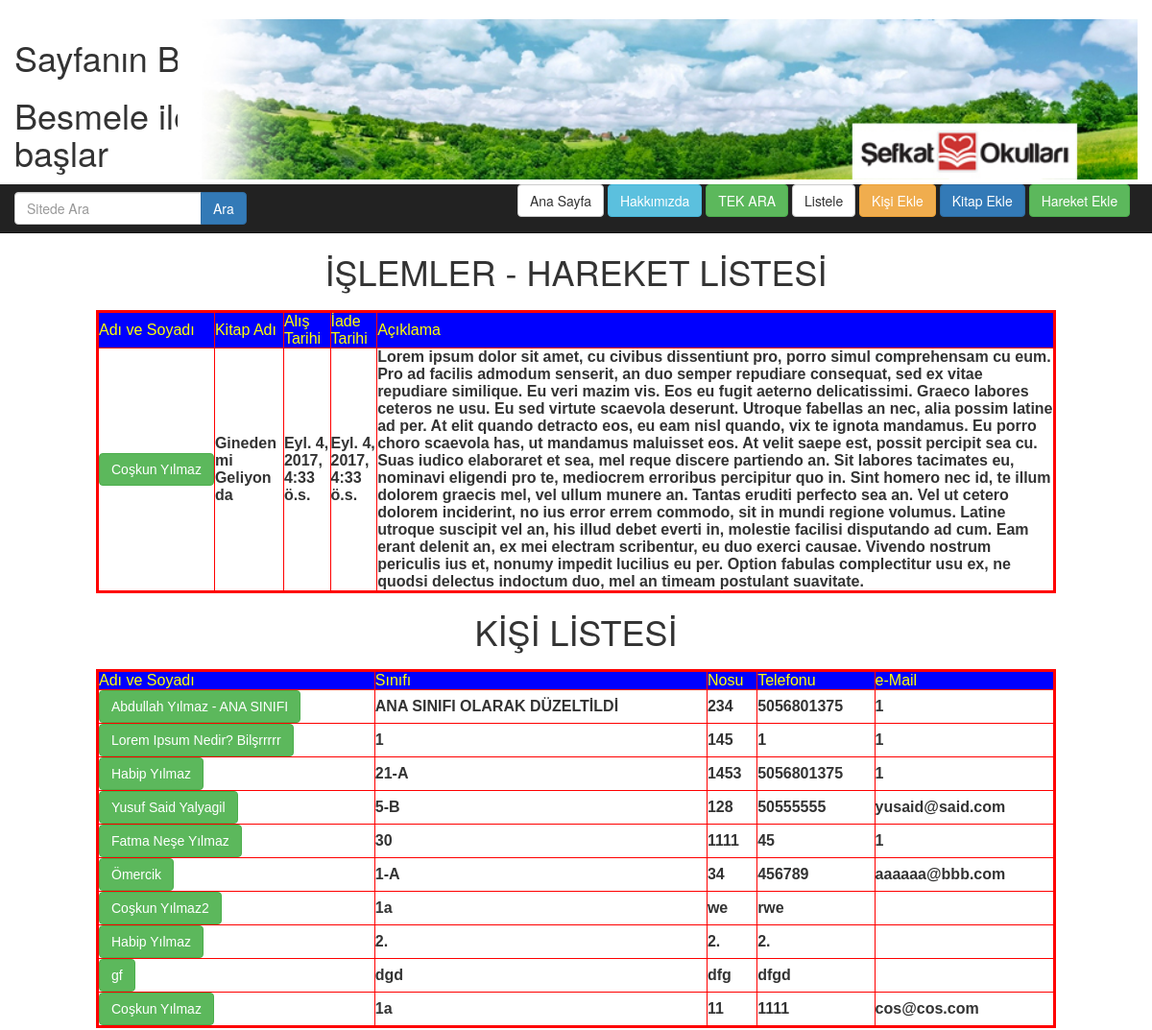
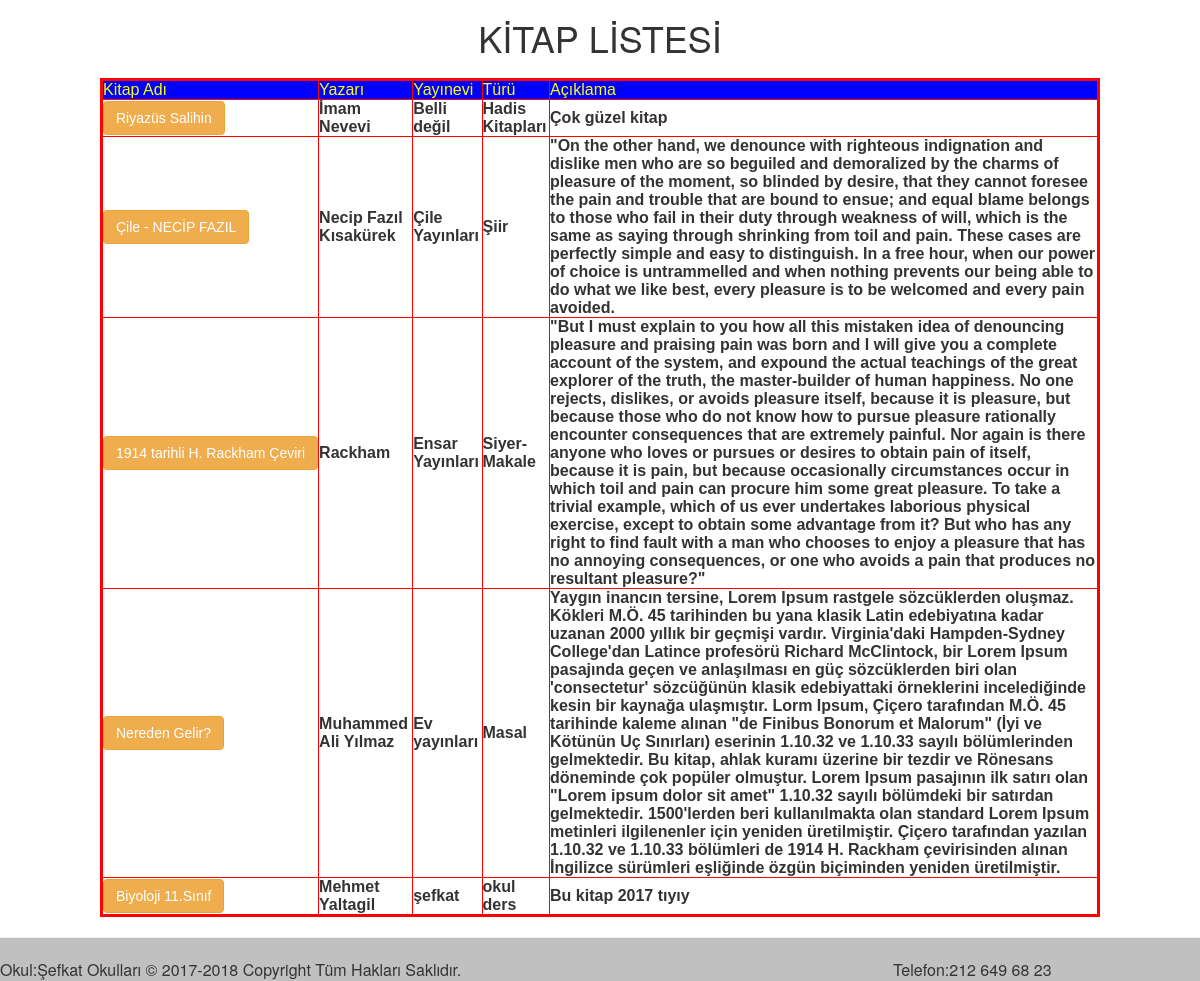
The page /liste/ on the database its author committed (2 pictures, top to bottom).
### post/models.py (models this page shows, shortened)
class Hareketler(models.Model):
    adsoyad = models.CharField(max_length=60, verbose_name='Adı Soyadı')
    kitapadi = models.CharField(max_length=60, verbose_name='Kitap Adı')
    alistarihi = models.DateTimeField(verbose_name="Alış Tarihi", auto_now_add=False)
    verilistarihi =  models.DateTimeField(verbose_name="Veriliş Tarihi", auto_now_add=False)
    aciklama = models.TextField(verbose_name='Açıklama')
    slug = models.SlugField(unique=True, editable=False, max_length=70)
    class Meta:                           # Adminde Hareketlers yerine Hareketler gözükür
        verbose_name_plural = 'Hareketler'

class Kisiler(models.Model):
    adsoyad = models.CharField(max_length=60, verbose_name='Adı ve Soyadı')
    sinifi = models.CharField(max_length=60, verbose_name='Sınıfı')
    nosu = models.CharField(max_length=60, verbose_name='Nosu')
    telefonu = models.CharField(max_length=60, verbose_name='Telefonu')
    email = models.EmailField(verbose_name='e-Mail')
    aciklama  = models.TextField(verbose_name='Açıklama')
    slug = models.SlugField(unique=True, editable=False, max_length=70)
    class Meta:                                       # Adminde Kisilers yerine Kişiler gözükür
        verbose_name_plural = 'Kişiler'

class Kitaplar(models.Model):
    kitapadi = models.CharField(max_length=60, verbose_name='Kitap Adı')
    yazari = models.CharField(max_length=60, verbose_name='Yazarı')
    yayinevi = models.CharField(max_length=60, verbose_name='Yayinevi')
    turu = models.CharField(max_length=60, verbose_name='Türü')
    aciklama  = models.TextField(verbose_name='Açıklama')
    slug = models.SlugField(unique=True, editable=False, max_length=70)
    class Meta:                           # Adminde Kitaplars yerine Kitaplar gözükür
        verbose_name_plural = 'Kitaplar'

### post/views.py (the view)
# urls.py: url(r'^liste/$', liste, name="liste"),
def liste(request):
    kisi_liste = Kisiler.objects.all()
    kitap_liste = Kitaplar.objects.all()
    hareket_liste = Hareketler.objects.all()
    return render(request, 'liste.html', locals())

### templates/liste.html (shortened to what this page needs)
{% extends 'header.html' %}
{% block orta %}
<div align="center"><h1>   İŞLEMLER - HAREKET LİSTESİ</h1></div>
<table  border="3" width="1000" align="center" cellpadding="4" cellspacing="6"  bgcolor="#FFFF99" align="left"
        bordercolor=red style="font-family: arial;">
    <h1>
        <tr>
        <td align="left" bgcolor=blue color="green" style="color:yellow">Adı ve Soyadı</td>
        <td align="left" bgcolor=blue color="green" style="color:yellow">Kitap Adı</td>
        <td align="left" bgcolor=blue color="green" style="color:yellow">Alış Tarihi</td>
        <td align="left" bgcolor=blue color="green" style="color:yellow">İade Tarihi</td>
        <td align="left" bgcolor=blue color="green" style="color:yellow">Açıklama</td>
        </tr>
    </h1>
    {% for hareket in hareket_liste %}
      <tr>
        <th><a href="{% url 'hareket_incele' slug=hareket.slug %}" class="btn btn-success" role="button">{{ hareket.adsoyad }}</a></th>
        <th align="left"> {{ hareket.kitapadi }}</a></th>
        <th align="left"> {{ hareket.alistarihi }}</th>
        <th align="left"> {{ hareket.verilistarihi }}</th>
        <th align="left"> {{ hareket.aciklama }}</th>
      </tr>
    {% endfor %}
</table>
<div align="center"><h1> KİŞİ LİSTESİ</h1></div>
<table  border="3" width="1000" align="center" cellpadding="4" cellspacing="6"  bgcolor="#FFFF99" align="left"
        bordercolor=red style="font-family: arial;">
    <h1>
        <tr>
        <td align="left" bgcolor=blue color="green" style="color:yellow">Adı ve Soyadı</td>
        <td align="left" bgcolor=blue color="green" style="color:yellow">Sınıfı</td>
        <td align="left" bgcolor=blue color="green" style="color:yellow">Nosu</td>
        <td align="left" bgcolor=blue color="green" style="color:yellow">Telefonu</td>
        <td align="left" bgcolor=blue color="green" style="color:yellow">e-Mail</td>
        </tr>
    </h1>
    {% for kisi in kisi_liste %}
      <tr>
        <th><a href="{% url 'kisi_incele' slug=kisi.slug %}" class="btn btn-success" role="button">{{ kisi.adsoyad }}</a></th>
        <th align="left"> {{ kisi.sinifi }}</a></th>
        <th align="left"> {{ kisi.nosu }}</th>
        <th align="left"> {{ kisi.telefonu }}</th>
        <th align="left"> {{ kisi.email }}</th>
      </tr>
    {% endfor %}
</table>
<div align="center"><h1>KİTAP LİSTESİ </h1></div>
<table  border="3" width="1000" align="center" cellpadding="4" cellspacing="6"  bgcolor="#FFFF99" align="left"
        bordercolor=red style="font-family: arial;">
    <h1>
        <tr>
        <td align="left" bgcolor=blue color="green" style="color:yellow">Kitap Adı</td>
        <td align="left" bgcolor=blue color="green" style="color:yellow">Yazarı</td>
        <td align="left" bgcolor=blue color="green" style="color:yellow">Yayınevi</td>
        <td align="left" bgcolor=blue color="green" style="color:yellow">Türü</td>
        <td align="left" bgcolor=blue color="green" style="color:yellow">Açıklama</td>
        </tr>
    </h1>
    {% for kitap in kitap_liste %}
      <tr>
        <th><a href="{% url 'kitap_incele' slug=kitap.slug %}" class="btn btn-warning" role="button">{{ kitap.kitapadi }}</a></th>
        <th align="left"> {{ kitap.yazari }}</th>
        <th align="left"> {{ kitap.yayinevi }}</th>
        <th align="left"> {{ kitap.turu }}</th>
        <th align="left"> {{ kitap.aciklama }}</th>
      </tr>
    {% endfor %}
</table>
{% endblock orta %}

### templates/header.html (shortened to what this page needs)
﻿{% load static %}
<!DOCTYPE html>
<html lang="en">
<head>
    <link rel="stylesheet" href="{% static 'css/bootstrap.min.css' %}">
    <link rel="stylesheet" href="{% static 'css/style.css' %}">
</head>
<body>
    <div class="container-fluid">
       <div class="row" style="margin-bottom: 5px;">
           <div class="col-md-3 " style=" height: 167px;"><h1>Sayfan<span lang="tr">ın</span> Ba<span lang="tr">şı,</span> </h1>
			   <h1>Besmele ile ba<span lang="tr">şlar</span></h1></div>
           <div class="col-md-9 " style=" height: 167px;">
			   <img src="../static/ust-banner.jpg" alt="Mountain View" height="167" width="1000" style="float: right"/></div>
       </div>
    </div>
<nav class="navbar navbar-inverse navbar-static-top">
    <div class="container-abc"  align="right">
            <form class="navbar-form navbar-left" role="search" method="GET" action="{% url 'tekara' %}">
                <div class="input-group">
                    <input class="form-control" type="text" name="q" placeholder="Sitede Ara" value="{{request.GET.q}}" >
                    <span class="input-group-btn">
                        <input class="btn btn-primary" type="submit" value="Ara">
                    </span>
                </div>
            </form>
    </div>
    <div class="container-fluid"  align="right">
        <a href="{% url 'home' %}" class="btn btn-default" role="button">Ana Sayfa </a>
        <a href="{% url 'hakkimizda' %}" class="btn btn-info" role="button">Hakk<span lang="tr">ımızda</span> </a>
        <a href="{% url 'tekara' %}" class="btn btn-success" role="button">TEK ARA</a>
        <a href="{% url 'liste' %}" class="btn btn-default" role="button">Listele </a>
        <a href="{% url 'kisi_ekle' %}" class="btn btn-warning" role="button">Ki<span lang="tr">şi</span> Ekle</a>
        <a href="{% url 'kitap_ekle' %}" class="btn btn-primary" role="button">Kitap Ekle</a>
        <a href="{% url 'hareket_ekle' %}" class="btn btn-success" role="button">Hareket Ekle</a>
   </div>
</nav>
        {% block orta %}
        {% endblock orta %}
{% include 'footer.html' %}
</body>
</html>

### templates/footer.html
<div style="background-color: #C0C0C0">
<hr>
<table style="width:100%">
  <tr>
    <td>Okul:Şefkat Okulları © 2017-2018 Copyright Tüm Hakları Saklıdır. </td>
   <td>Telefon:212 649 68 23</td>
  </tr>
</table>
</div>

### static/css/style.css (style rules this page uses)
table, th, td { border: 1px solid black; }

### rows shown on the page
Hareketler: adsoyad "Coşkun Yılmaz", kitapadi "Gineden mi Geliyon da", alistarihi "Eyl. 4, 2017, 4:33 ö.s.", verilistarihi "Eyl. 4, 2017, 4:33 ö.s.", aciklama "Lorem ipsum dolor sit amet, cu civibus dissentiunt pro, porro simul comprehensam cu eum. Pro ad facilis admodum senserit, an duo semper repudiare consequat, sed ex vitae repudiare similique. Eu veri mazim vis. Eos eu fugit aeterno delicatissimi. Graeco labores ceteros ne usu. Eu sed virtute scaevola deserunt. Utroque fabellas an nec, alia possim latine ad per. At elit quando detracto eos, eu eam nisl quando, vix te ignota mandamus. Eu porro choro scaevola has, ut mandamus maluisset eos. At velit saepe est, possit percipit sea cu. Suas iudico elaboraret et sea, mel reque discere partiendo an. Sit labores tacimates eu, nominavi eligendi pro te, mediocrem erroribus percipitur quo in. Sint…"
Kisiler: adsoyad "Abdullah Yılmaz - ANA SINIFI", sinifi "ANA SINIFI OLARAK DÜZELTİLDİ", nosu "234", telefonu "5056801375", email "1"
Kisiler: adsoyad "Lorem Ipsum Nedir? Bilşrrrrr", sinifi "1", nosu "145", telefonu "1", email "1"
Kisiler: adsoyad "Habip Yılmaz", sinifi "21-A", nosu "1453", telefonu "5056801375", email "1"
Kisiler: adsoyad "Yusuf Said Yalyagil", sinifi "5-B", nosu "128", telefonu "50555555", email "yusaid@said.com"
Kisiler: adsoyad "Fatma Neşe Yılmaz", sinifi "30", nosu "1111", telefonu "45", email "1"
Kisiler: adsoyad "Ömercik", sinifi "1-A", nosu "34", telefonu "456789", email "aaaaaa@bbb.com"
Kisiler: adsoyad "Coşkun Yılmaz2", sinifi "1a", nosu "we", telefonu "rwe"
Kisiler: adsoyad "Habip Yılmaz", sinifi "2.", nosu "2.", telefonu "2."
Kisiler: adsoyad "gf", sinifi "dgd", nosu "dfg", telefonu "dfgd"
Kisiler: adsoyad "Coşkun Yılmaz", sinifi "1a", nosu "11", telefonu "1111", email "cos@cos.com"
Kitaplar: kitapadi "Riyazüs Salihin", yazari "İmam Nevevi", yayinevi "Belli değil", turu "Hadis Kitapları", aciklama "Çok güzel kitap"
Kitaplar: kitapadi "Çile - NECİP FAZIL", yazari "Necip Fazıl Kısakürek", yayinevi "Çile Yayınları", turu "Şiir", aciklama "\"On the other hand, we denounce with righteous indignation and dislike men who are so beguiled and demoralized by the charms of pleasure of the moment, so blinded by desire, that they cannot foresee the pain and trouble that are bound to ensue; and equal blame belongs to those who fail in their duty through weakness of will, which is the same as saying through shrinking from toil and pain. These cases are perfectly simple and easy to distinguish. In a free hour, when our power of choice is untrammelled and when nothing prevents our being able to do what we like best, every pleasure is to be welcomed and every pain avoided."
Kitaplar: kitapadi "1914 tarihli H. Rackham Çeviri", yazari "Rackham", yayinevi "Ensar Yayınları", turu "Siyer-Makale", aciklama "\"But I must explain to you how all this mistaken idea of denouncing pleasure and praising pain was born and I will give you a complete account of the system, and expound the actual teachings of the great explorer of the truth, the master-builder of human happiness. No one rejects, dislikes, or avoids pleasure itself, because it is pleasure, but because those who do not know how to pursue pleasure rationally encounter consequences that are extremely painful. Nor again is there anyone who loves or pursues or desires to obtain pain of itself, because it is pain, but because occasionally circumstances occur in which toil and pain can procure him some great pleasure. To take a trivial example,…"
Kitaplar: kitapadi "Nereden Gelir?", yazari "Muhammed Ali Yılmaz", yayinevi "Ev yayınları", turu "Masal", aciklama "Yaygın inancın tersine, Lorem Ipsum rastgele sözcüklerden oluşmaz. Kökleri M.Ö. 45 tarihinden bu yana klasik Latin edebiyatına kadar uzanan 2000 yıllık bir geçmişi vardır. Virginia'daki Hampden-Sydney College'dan Latince profesörü Richard McClintock, bir Lorem Ipsum pasajında geçen ve anlaşılması en güç sözcüklerden biri olan 'consectetur' sözcüğünün klasik edebiyattaki örneklerini incelediğinde kesin bir kaynağa ulaşmıştır. Lorm Ipsum, Çiçero tarafından M.Ö. 45 tarihinde kaleme alınan \"de Finibus Bonorum et Malorum\" (İyi ve Kötünün Uç Sınırları) eserinin 1.10.32 ve 1.10.33 sayılı bölümlerinden gelmektedir. Bu kitap, ahlak kuramı üzerine bir tezdir ve Rönesans döneminde çok popüler…"
Kitaplar: kitapadi "Biyoloji 11.Sınıf", yazari "Mehmet Yaltagil", yayinevi "şefkat", turu "okul ders", aciklama "Bu kitap 2017 tıyıy"
